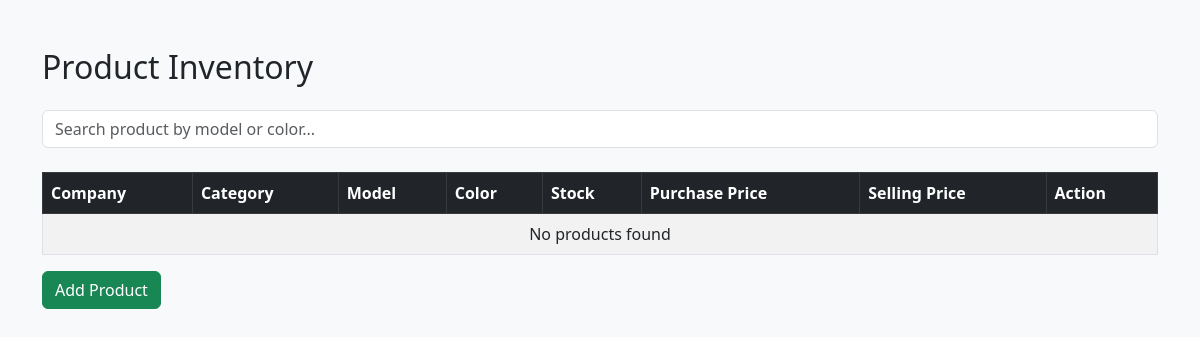
The page /products/ (signed in) on the database as committed earlier.
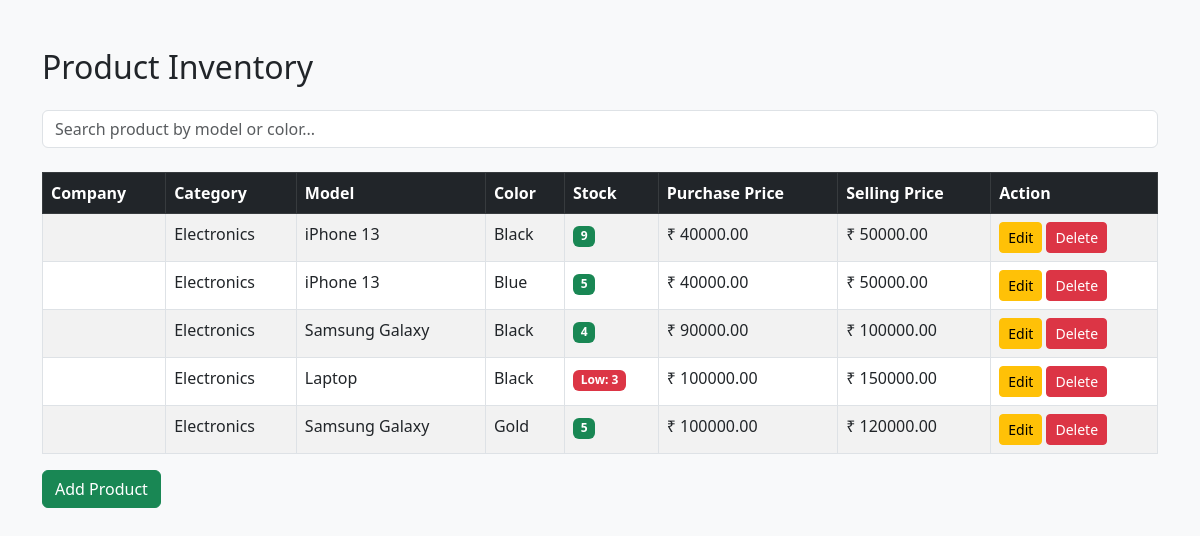
The same page on the database as committed later.
### inventory/models.py (models this page shows, shortened)
class ProductVariant(models.Model):
    product_model = models.ForeignKey("ProductModel", on_delete=models.CASCADE)
    color = models.CharField(max_length=50)
    purchase_price = models.DecimalField(max_digits=10, decimal_places=2)
    selling_price = models.DecimalField(max_digits=10, decimal_places=2)
    stock = models.PositiveIntegerField()
    reorder_level = models.PositiveIntegerField(default=5)

class ProductModel(models.Model):
    name = models.CharField(max_length=200)
    category = models.ForeignKey(
        Category,
        on_delete=models.SET_NULL,
        null=True,
        blank=True
    )
    price = models.DecimalField(max_digits=10, decimal_places=2)
    stock = models.IntegerField()
    min_stock = models.IntegerField(default=5)
    created_at = models.DateTimeField(auto_now_add=True)

class Category(models.Model):
    name = models.CharField(max_length=100, unique=True)

### inventory/views.py (the view)
# urls.py: path("products/", views.product_list, name="product_list"),
@login_required
def product_list(request):
    query = request.GET.get("q")
    products = ProductVariant.objects.all()
    if query:
        products = products.filter(
            Q(product_model__name__icontains=query) |
            Q(color__icontains=query)
        )
    return render(request, "inventory/product_list.html", {
        "products": products
    })

### inventory/templates/inventory/product_list.html (shortened to what this page needs)
<!DOCTYPE html>
<html>
<head>
<link href="https://cdn.jsdelivr.net/npm/bootstrap@5.3.0/dist/css/bootstrap.min.css" rel="stylesheet">
</head>
<body class="bg-light">
<div class="container mt-5">
<h2 class="mb-4">Product Inventory</h2>
<form method="GET" class="mb-4">
<input
type="text"
name="q"
class="form-control"
placeholder="Search product by model or color..."
value="{{ request.GET.q }}"
>
</form>
<table class="table table-bordered table-striped">
<thead class="table-dark">
<tr>
<th>Company</th>
<th>Category</th>
<th>Model</th>
<th>Color</th>
<th>Stock</th>
<th>Purchase Price</th>
<th>Selling Price</th>
<th>Action</th>
</tr>
</thead>
<tbody>
{% for p in products %}
<tr>
<td>{{ p.product_model.company.name }}</td>
<td>{{ p.product_model.category.name }}</td>
<td>{{ p.product_model.name }}</td>
<td>{{ p.color }}</td>
{% if p.stock <= 3 %}
<td>
<span class="badge bg-danger">
Low: {{ p.stock }}
</span>
</td>
{% else %}
<td>
<span class="badge bg-success">
{{ p.stock }}
</span>
</td>
{% endif %}
<td>₹ {{ p.purchase_price }}</td>
<td>₹ {{ p.selling_price }}</td>
<td>
<a href="{% url 'edit_product' p.id %}" class="btn btn-sm btn-warning">
Edit
</a>
<a href="{% url 'delete_product' p.id %}" class="btn btn-sm btn-danger">
Delete
</a>
</td>
</tr>
{% empty %}
<tr>
<td colspan="8" class="text-center">
No products found
</td>
</tr>
{% endfor %}
</tbody>
</table>
<a href="{% url 'add_product' %}" class="btn btn-success">
Add Product
</a>
</div>
</body>
</html>

Rows that differ between the two databases and show on the page:
added ProductVariant: product_model.category.name "Electronics", product_model.name "iPhone 13", color "Black", stock "9", purchase_price "40000.00", selling_price "50000.00"
added ProductVariant: product_model.category.name "Electronics", product_model.name "iPhone 13", color "Blue", stock "5", purchase_price "40000.00", selling_price "50000.00"
added ProductVariant: product_model.category.name "Electronics", product_model.name "Samsung Galaxy", color "Black", stock "4", purchase_price "90000.00", selling_price "100000.00"
added ProductVariant: product_model.category.name "Electronics", product_model.name "Laptop", color "Black", stock "3", purchase_price "100000.00", selling_price "150000.00"
added ProductVariant: product_model.category.name "Electronics", product_model.name "Samsung Galaxy", color "Gold", stock "5", purchase_price "100000.00", selling_price "120000.00"
Other text that changed with them:
text no longer shown: "No products found"
